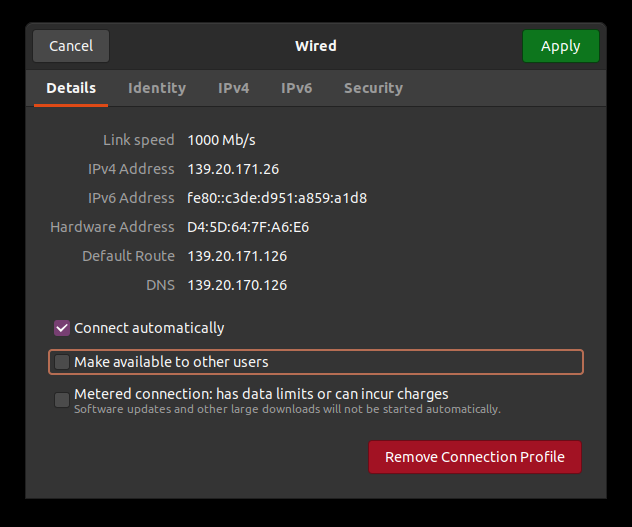
#> input picture example_image.png, 632 x 527 px
$ jupyter execute --allow-errors current_state.ipynb   (shell and % lines are left out)
#> lines starting #> are read from the running program, lines starting #| are printed output that depends on the picture
[cell 1]
import cv2

## parameters

[cell 2]
scale           = 2;
weights_file    = "/tmp/EDSR_x%d.pb" % scale;
image_file      = "../example_image.png"

## images

[cell 3]
original = cv2.imread(image_file);
#> original is the input picture: shape (527, 632, 3); mean B, G, R 47.4, 47.9, 50.5
if (original is None):
    raise RuntimeError("Can't open image.")

downscaled = cv2.resize(original, dsize=None, fx=1/scale, fy=1/scale);
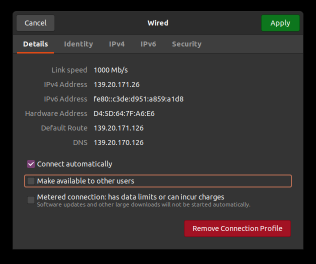
#> downscaled: shape (264, 316, 3); mean B, G, R 47.3, 47.8, 50.5

## model

[cell 4]
sr = cv2.dnn_superres.DnnSuperResImpl_create()

#> (the rest of this cell did not finish here and is left out)

#> (a cell that did not finish here is left out)

[cell 6]
import matplotlib.pyplot as plt

[cell 7]
#https://stackoverflow.com/a/42314798
def display_image_in_actual_size(im_data):
    dpi = 80
    height, width, depth = im_data.shape
#> height = 527; width = 632; depth = 3

    # What size does the figure need to be in inches to fit the image?
    figsize = width / float(dpi), height / float(dpi)
#> figsize = (7.9, 6.59)

    # Create a figure of the right size with one axes that takes up the full figure
    fig = plt.figure(figsize=figsize)
    ax = fig.add_axes([0, 0, 1, 1])

    # Hide spines, ticks, etc.
    ax.axis('off')

    # Display the image.
    ax.imshow(im_data, cmap='gray')

    plt.show()
